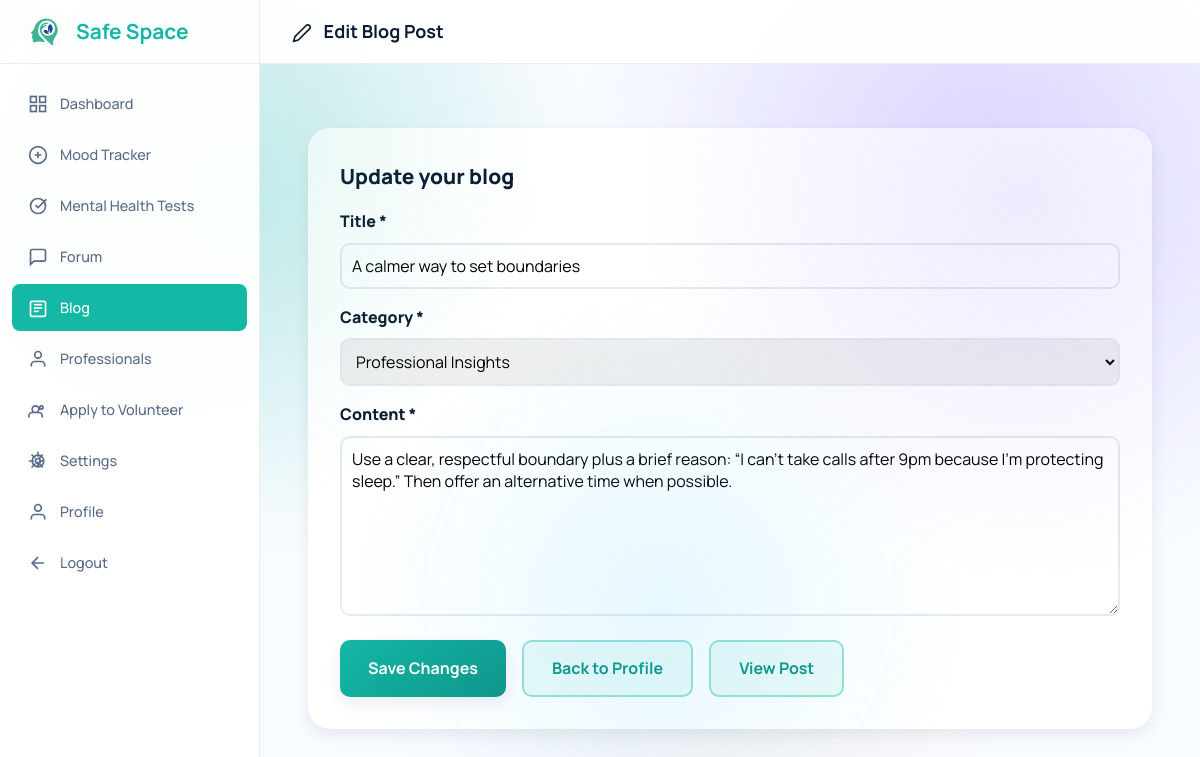
The page /dashboard/blog_edit.php?blog_id=20 (signed in) on the database its author committed.
### tables this page shows
CREATE TABLE blog_posts (
    blog_id INT AUTO_INCREMENT PRIMARY KEY,
    user_id INT NOT NULL,
    category VARCHAR(120) NOT NULL,
    title VARCHAR(255) NOT NULL,
    content LONGTEXT NOT NULL,
    is_professional_post BOOLEAN DEFAULT FALSE,
    view_count INT DEFAULT 0,
    comment_count INT DEFAULT 0,
    status ENUM('published', 'draft', 'deleted', 'flagged') DEFAULT 'published',
    created_at TIMESTAMP DEFAULT CURRENT_TIMESTAMP,
    updated_at TIMESTAMP DEFAULT CURRENT_TIMESTAMP ON UPDATE CURRENT_TIMESTAMP,
    FOREIGN KEY (user_id) REFERENCES users(user_id) ON DELETE CASCADE,
    INDEX idx_category (category),
    INDEX idx_status (status),
    INDEX idx_created_at (created_at),
    INDEX idx_user_blogs (user_id, created_at)
);

### config/config.php (called while the page is built, shortened)
<?php
function get_user_id() {
    return $_SESSION['user_id'] ?? null;
}
?>

### dashboard/blog_edit.php (the view, shortened to what this page needs)
<?php
require_once '../config/config.php';
$user_id = get_user_id();
$db = Database::getInstance();
$conn = $db->getConnection();
$blog_id = (int)($_GET['blog_id'] ?? 0);
$blog_categories = [
    'Anxiety & Worry',
    'Depression & Mood',
    'Stress & Burnout',
    'Self-Care & Habits',
    'Mindfulness & Meditation',
    'Therapy & Counseling',
    'Medication & Treatment',
    'Relationships & Family',
    'Sleep & Lifestyle',
    'Recovery Stories',
    'Kids & Teen Mental Health',
    'Professional Insights',
];
$post_stmt = $conn->prepare("SELECT blog_id, title, category, content, status FROM blog_posts WHERE blog_id = ? AND user_id = ? AND status = 'published' LIMIT 1");
$post_stmt->bind_param('ii', $blog_id, $user_id);
$post_stmt->execute();
$post = $post_stmt->get_result()->fetch_assoc();
?>
<!DOCTYPE html>
<html lang="en">
<head>
    <link rel="stylesheet" href="../assets/css/styles.css">
    <link rel="stylesheet" href="includes/dashboard-layout.css">
</head>
<body>
    <div class="dashboard-wrapper">
        <?php include 'includes/sidebar.php'; ?>
        <main class="main-content">
            <div class="top-bar">
                <h2 style="margin: 0; font-size: 18px; color: var(--text-primary);">
                    <svg viewBox="0 0 24 24" width="20" height="20" fill="none" stroke="currentColor" stroke-width="2" style="display: inline-block; margin-right: 8px; vertical-align: middle;"><path d="M17 3a2.828 2.828 0 1 1 4 4L7.5 20.5 2 22l1.5-5.5L17 3z"/></svg>
                    Edit Blog Post
                </h2>
            </div>
            <div class="content-area">
                <div class="edit-container">
                    <div class="card">
                        <div class="card-title">Update your blog</div>
                        <form method="POST" action="">
                            <div class="form-group">
                                <label>Title *</label>
                                <input type="text" name="blog_title" value="<?php echo htmlspecialchars($post['title']); ?>" required>
                            </div>
                            <div class="form-group">
                                <label>Category *</label>
                                <select name="blog_category" required>
                                    <?php foreach ($blog_categories as $cat): ?>
                                        <option value="<?php echo htmlspecialchars($cat); ?>" <?php echo $post['category'] === $cat ? 'selected' : ''; ?>>
                                            <?php echo htmlspecialchars($cat); ?>
                                        </option>
                                    <?php endforeach; ?>
                                </select>
                            </div>
                            <div class="form-group">
                                <label>Content *</label>
                                <textarea name="blog_content" required><?php echo htmlspecialchars($post['content']); ?></textarea>
                            </div>
                            <div style="display: flex; gap: 1rem; flex-wrap: wrap;">
                                <button type="submit" name="update_blog_post" class="btn btn-primary">Save Changes</button>
                                <a href="profile.php" class="btn btn-secondary">Back to Profile</a>
                                <a href="blog_view.php?blog_id=<?php echo (int)$post['blog_id']; ?>" class="btn btn-secondary">View Post</a>
                            </div>
                        </form>
                    </div>
                </div>
            </div>
        </main>
    </div>
</body>
</html>

### assets/css/styles.css (style rules this page uses)
:root { --primary-color: #14b8a6; --primary-dark: #0e9486; --primary-light: #3ad0be; --secondary-color: #7b5dff; --accent-color: #3ac7ff; --accent-warm: #ff986f; --white: #ffffff; --light-bg: #f8fbff; --light-gray: #e5e9f2; --medium-gray: #97a4b8; --dark-gray: #0c1b33; --text-primary: #0c1b33; --text-secondary: #5a6b8a; --success: #22c55e; --warning: #f59e0b; --error: #ef4444; --info: #3b82f6; --shadow-sm: 0 6px 16px rgba(12, 27, 51, 0.08); --shadow-md: 0 12px 28px rgba(12, 27, 51, 0.12); --shadow-lg: 0 18px 48px rgba(12, 27, 51, 0.18); --shadow-glow: 0 0 24px rgba(20, 184, 166, 0.35); --radius-sm: 10px; --radius-md: 14px; --radius-lg: 22px; --radius-xl: 32px; --transition-fast: 0.18s ease; --transition-normal: 0.3s ease; --transition-slow: 0.5s ease; --spacing-xs: 0.5rem; --spacing-sm: 1rem; --spacing-md: 1.5rem; --spacing-lg: 2rem; --spacing-xl: 3rem; }
* { margin: 0; padding: 0; box-sizing: border-box; }
html { font-size: 16px; scroll-behavior: smooth; }
body { font-family: 'Manrope', 'Segoe UI', Tahoma, Geneva, Verdana, sans-serif; background: radial-gradient(circle at 20% 25%, rgba(20, 184, 166, 0.16), transparent 32%), radial-gradient(circle at 80% 20%, rgba(123, 93, 255, 0.14), transparent 34%), radial-gradient(circle at 60% 70%, rgba(255, 152, 111, 0.14), transparent 36%), var(--light-bg); color: var(--text-primary); line-height: 1.6; min-height: 100vh; overflow-x: hidden; position: relative; margin: 0; }
body::before { content: ''; position: fixed; top: 0; left: 0; width: 100%; height: 100%; background: radial-gradient(circle at 15% 20%, rgba(20, 184, 166, 0.12), transparent 30%), radial-gradient(circle at 85% 25%, rgba(123, 93, 255, 0.12), transparent 32%), radial-gradient(circle at 55% 75%, rgba(58, 199, 255, 0.12), transparent 34%); pointer-events: none; z-index: 0; }
.form-group { margin-bottom: var(--spacing-md); }
.btn { display: inline-block; padding: 14px 28px; border: none; border-radius: var(--radius-sm); font-size: 1rem; font-weight: 700; cursor: pointer; transition: all var(--transition-normal); text-align: center; text-decoration: none; font-family: inherit; }
.btn-primary { background: linear-gradient(135deg, var(--primary-color), var(--primary-dark)); color: var(--white); box-shadow: var(--shadow-sm); }
.btn-secondary { background: rgba(20, 184, 166, 0.08); color: var(--primary-dark); border: 2px solid rgba(20, 184, 166, 0.4); }

### dashboard/includes/dashboard-layout.css (style rules this page uses)
.dashboard-wrapper { display: flex; min-height: 100vh; margin: 0; padding: 0; }
.main-content { flex: 1; margin-left: 260px; padding: 0; width: calc(100% - 260px); }
.top-bar { background: rgba(255, 255, 255, 0.95); border-bottom: 1px solid rgba(12, 27, 51, 0.08); padding: 0 32px; display: flex; justify-content: space-between; align-items: center; position: sticky; top: 0; z-index: 99; height: 64px; margin: 0; }
.content-area { padding: 2rem; }

### dashboard/blog_edit.php (style rules this page uses)
.edit-container { max-width: 900px; margin: 0 auto; padding: 2rem 1rem; }
.card { background: white; border-radius: var(--radius-lg); box-shadow: var(--shadow-sm); padding: 2rem; }
.card-title { font-size: 1.3rem; font-weight: 900; color: var(--text-primary); margin-bottom: 1rem; }
.form-group { margin-bottom: 1rem; }
.form-group label { display: block; font-weight: 900; margin-bottom: 0.5rem; color: var(--text-primary); }
.form-group input, .form-group select, .form-group textarea { width: 100%; padding: 10px; border: 2px solid var(--light-gray); border-radius: var(--radius-sm); font-family: inherit; font-size: 1rem; }
.form-group textarea { min-height: 180px; resize: vertical; }

### rows shown on the page
blog_posts: blog_title "A calmer way to set boundaries", blog_category "Professional Insights", blog_content "Use a clear, respectful boundary plus a brief reason: “I can’t take calls after 9pm because I’m protecting sleep.” Then offer an alternative time when possible."
